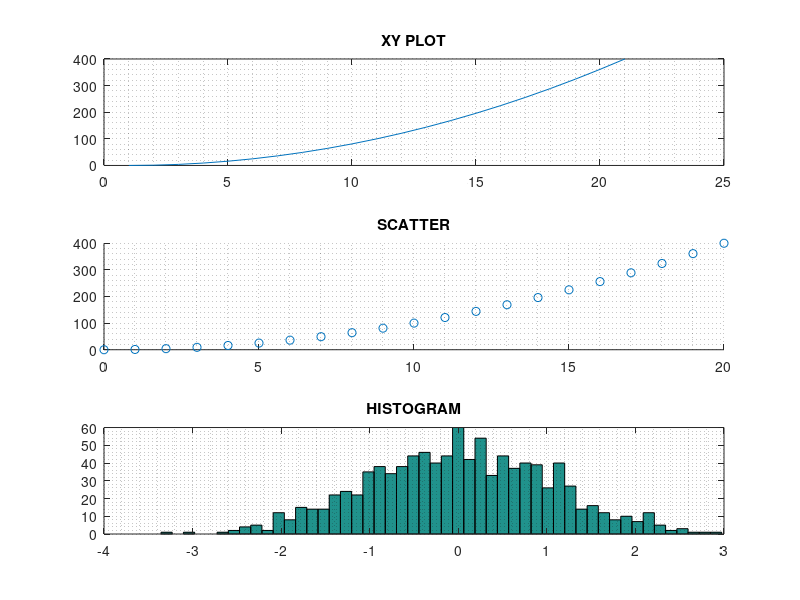
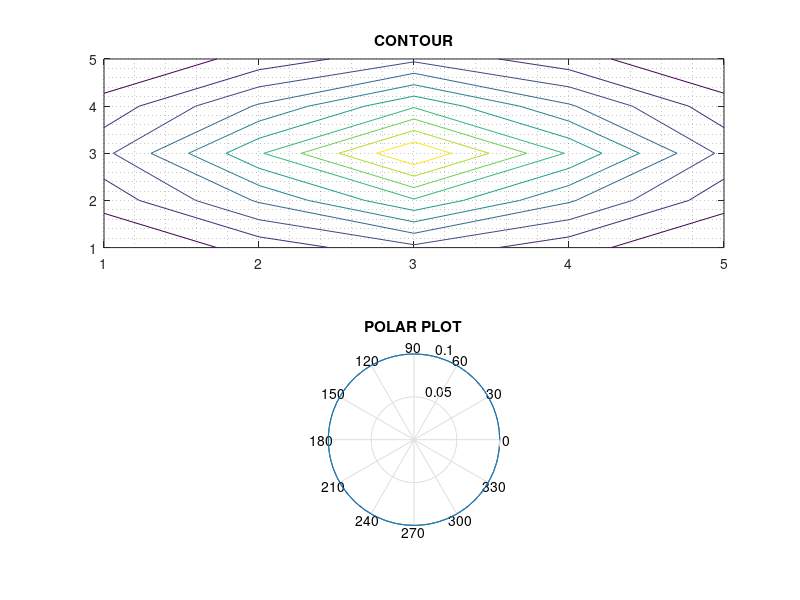
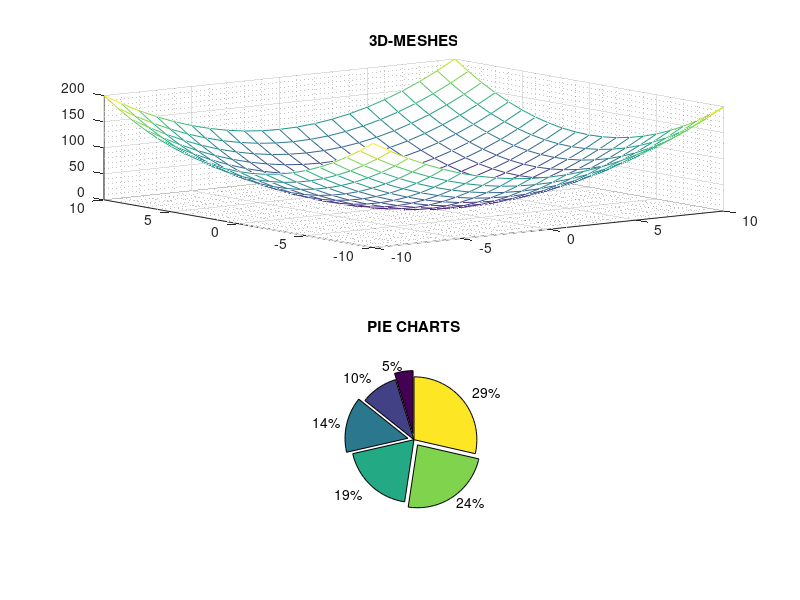

Source code (MATLAB) for these figures, in order:
y = 0:20;
y = y .^2;    % X-Y Plot
figure(1)
subplot(3,1,1)
plot(y)
title('XY PLOT')
grid minor


x = 0:20;
subplot(3,1,2)
scatter(x,y)
title('SCATTER')
grid minor


a = randn(1000,1);
subplot(3,1,3)
hist(a,50)
title('HISTOGRAM')
grid minor

#TUTORIAL FOLLOWED : https://www.youtube.com/watch?v=B29EftnPbWo (Octave Tutorial #4 - Plotting Data)


x = [1 2 3 2 1]
y = x;
z = x' * y;
figure(2)
subplot(2,1,1)
contour(z)
title('CONTOUR')
grid minor


x = 0:0.1:2*pi;
y = linspace(0.1,0.1,63);
subplot(2,1,2)
polar(x,y)
title('POLAR PLOT')
grid minor


x = -10:10;
y = x;
[x,y] = meshgrid(x,y);
z = x .^2 + y .^2;
figure(3)
subplot(2,1,1)
mesh(x,y,z);
title('3D-MESHES')
grid minor

a = 1:6;
e = [1 0 1 0 1 0];
subplot(2,1,2)
pie(a,e);
title('PIE CHARTS')
grid minor
